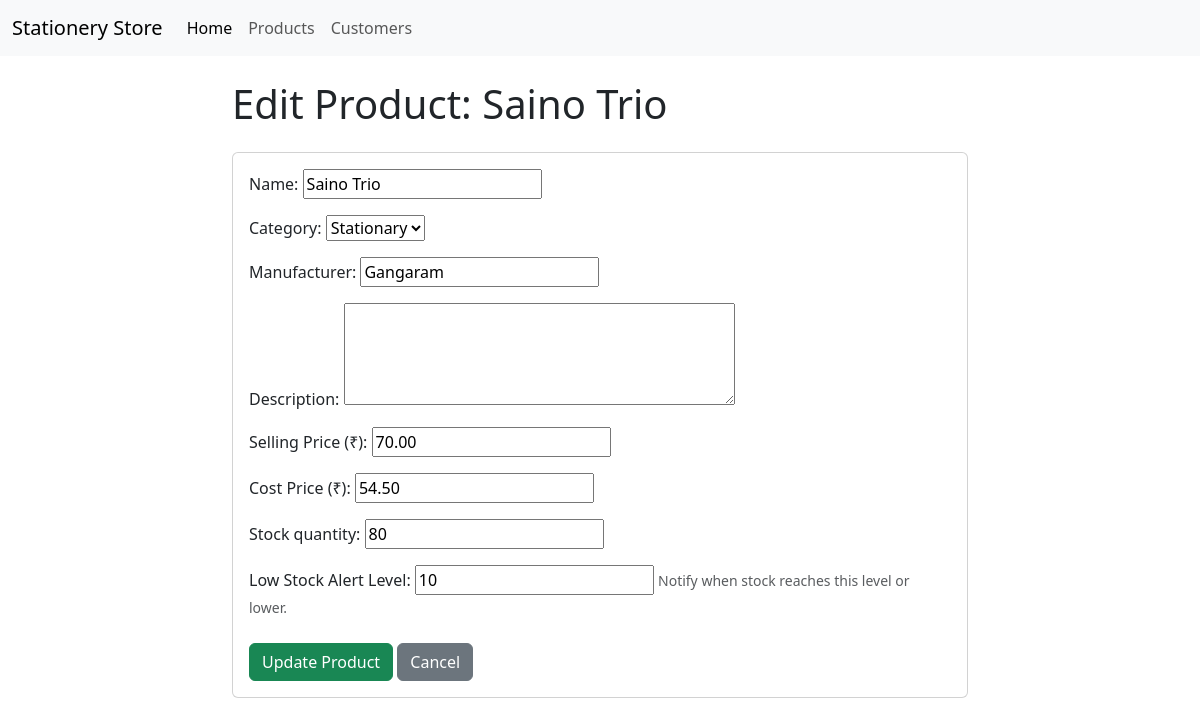
The page /inventory/product/3/edit/ on the database its author committed.
### inventory/models.py (models this page shows, shortened)
class Product(models.Model):
    category = models.ForeignKey(Category, related_name='products', on_delete=models.SET_NULL, null=True, blank=True)
    name = models.CharField(max_length=200)
    description = models.TextField(blank=True, null=True)
    selling_price = models.DecimalField(max_digits=10, decimal_places=2)
    cost_price = models.DecimalField(max_digits=10, decimal_places=2, null=True, blank=True)
    manufacturer = models.CharField(max_length=100, blank=True, null=True)
    stock_quantity = models.IntegerField(default=0)
    low_stock_threshold = models.PositiveIntegerField(default=5, help_text="Notify when stock reaches this level or lower.") # <-- ADD THIS LINE
    created_at = models.DateTimeField(auto_now_add=True)
    updated_at = models.DateTimeField(auto_now=True)

### inventory/views.py (the view)
# urls.py: path('product/<int:pk>/edit/', views.product_edit_view, name='product_edit'),
def product_edit_view(request, pk):
    product = get_object_or_404(Product, pk=pk)
    if request.method == 'POST':
        form = ProductForm(request.POST, instance=product) # *** Key difference: Pass instance=product ***
        if form.is_valid():
            updated_product = form.save()
            messages.success(request, f"Product '{updated_product.name}' updated successfully!")
            return redirect('inventory:product_detail', pk=updated_product.pk)
        else:
            messages.error(request, "Please correct the errors below.")
    else:
        form = ProductForm(instance=product) # *** Key difference: Pass instance=product ***
    context = {
        'form': form,
        'form_title': f'Edit Product: {product.name}', # Dynamic title
        'product': product # Pass product object for potential use in template (e.g., delete button later)
    }
    return render(request, 'inventory/product_form.html', context)

### inventory/forms.py
class ProductForm(forms.ModelForm):
    description = forms.CharField(widget=forms.Textarea(attrs={'rows': 4}), required=False)
    class Meta:
        model = Product # Specify which model this form is for
        fields = [
            'name',
            'category',
            'manufacturer',
            'description',
            'selling_price',
            'cost_price',
            'stock_quantity',
            'low_stock_threshold',
        ]
        labels = {
            'selling_price': 'Selling Price (₹)',
            'cost_price': 'Cost Price (₹)',
            'low_stock_threshold': 'Low Stock Alert Level',
        }
        widgets = {
             'selling_price': forms.NumberInput(attrs={'step': '0.01'}), # HTML5 number input
             'cost_price': forms.NumberInput(attrs={'step': '0.01'}),
             'stock_quantity': forms.NumberInput(attrs={'min': '0'}),
             'low_stock_threshold': forms.NumberInput(attrs={'min': '0'}),
        }

### inventory/models.py (called while the page is built)
    def __str__(self):
        return self.name

### inventory/templates/inventory/product_form.html (shortened to what this page needs)
{% extends "base.html" %}
{% block content %}
  <div class="row justify-content-center">
    <div class="col-md-8">
      <h1 class="mb-4">{{ form_title }}</h1>
      <div class="card">
        <div class="card-body">
          <form method="post" novalidate>
            {% for field in form %}
              <div class="mb-3">
                {{ field.label_tag }}
                {{ field }}
                {% if field.help_text %}
                  <small class="form-text text-muted">{{ field.help_text }}</small>
                {% endif %}
              </div>
            {% endfor %}
            <div class="mt-4">
              <button type="submit" class="btn btn-success">
                  {% if product %}Update Product{% else %}Save New Product{% endif %}
              </button>
              <a href="{% if product %}{% url 'inventory:product_detail' pk=product.pk %}{% else %}{% url 'inventory:product_list' %}{% endif %}" class="btn btn-secondary">Cancel</a>
            </div>
          </form>
        </div>
      </div>
    </div>
  </div>
{% endblock %}

### rows shown on the page
Product: form "Saino Trio" "Stationary" "Gangaram" "70.00" "54.50" "80" "10"

### other values the page prints
{{ field.label_tag }} "Name:" "Category:" "Manufacturer:" "Description:" "Selling Price (₹):" "Cost Price (₹):" "Stock quantity:" "Low Stock Alert Level:"
{{ field.help_text }} "Notify when stock reaches this level or lower."
